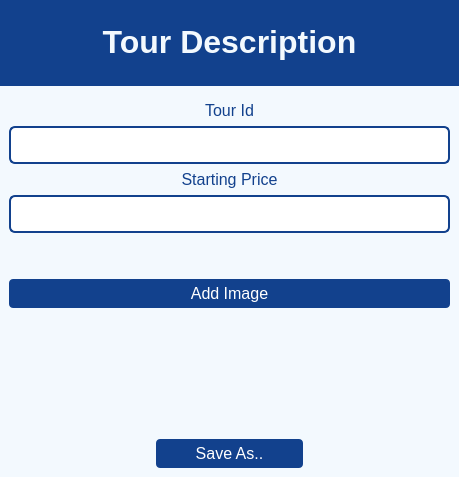
<?xml version="1.0" encoding="UTF-8"?>
<ui version="4.0">
 <class>MainWindow</class>
 <widget class="QMainWindow" name="MainWindow">
  <property name="geometry">
   <rect>
    <x>0</x>
    <y>0</y>
    <width>459</width>
    <height>477</height>
   </rect>
  </property>
  <property name="minimumSize">
   <size>
    <width>459</width>
    <height>477</height>
   </size>
  </property>
  <property name="maximumSize">
   <size>
    <width>459</width>
    <height>477</height>
   </size>
  </property>
  <property name="windowTitle">
   <string>Tour Description</string>
  </property>
  <property name="styleSheet">
   <string notr="true">QWidget{
background-color: rgb(243, 249, 254);
}


QLabel{
color: rgb(18, 65, 141);
font-size:16px;
padding-bottom: 0px;
text-align: center;
}

QLineEdit{
background-color: rgb(255, 255, 255);
border: 2px solid; 
border-radius: 6px; 
border-color:rgb(18, 65, 141);
padding: 8px;
color: rgb(18, 65, 141);
font-size:14px;
}

QPushButton{
color:#fff;
border: 0px;
font-size: 16px;
padding: 5px;
background-color: rgb(18, 65, 141);
border-radius:4px;
}

QPushButton:hover{
background-color: rgb(47, 142, 228);
}</string>
  </property>
  <widget class="QWidget" name="centralwidget">
   <layout class="QVBoxLayout" name="verticalLayout_2" stretch="2,9">
    <property name="leftMargin">
     <number>0</number>
    </property>
    <property name="topMargin">
     <number>0</number>
    </property>
    <property name="rightMargin">
     <number>0</number>
    </property>
    <property name="bottomMargin">
     <number>0</number>
    </property>
    <item>
     <widget class="QWidget" name="labelWidget" native="true">
      <property name="styleSheet">
       <string notr="true">background-color: rgb(18, 65, 141);</string>
      </property>
      <layout class="QHBoxLayout" name="horizontalLayout_2">
       <item>
        <widget class="QLabel" name="label">
         <property name="styleSheet">
          <string notr="true">color: rgb(243, 249, 254);</string>
         </property>
         <property name="text">
          <string>&lt;html&gt;&lt;head/&gt;&lt;body&gt;&lt;p align=&quot;center&quot;&gt;&lt;span style=&quot; font-size:24pt; font-weight:600;&quot;&gt;Tour Description&lt;/span&gt;&lt;/p&gt;&lt;/body&gt;&lt;/html&gt;</string>
         </property>
        </widget>
       </item>
      </layout>
     </widget>
    </item>
    <item>
     <widget class="QWidget" name="widget" native="true">
      <property name="styleSheet">
       <string notr="true"/>
      </property>
      <layout class="QVBoxLayout" name="verticalLayout">
       <item>
        <widget class="QLabel" name="tourDLabel">
         <property name="text">
          <string>&lt;html&gt;&lt;head/&gt;&lt;body&gt;&lt;p align=&quot;center&quot;&gt;&lt;span style=&quot; font-size:12pt;&quot;&gt;Tour Id&lt;/span&gt;&lt;/p&gt;&lt;/body&gt;&lt;/html&gt;</string>
         </property>
        </widget>
       </item>
       <item>
        <widget class="QLineEdit" name="tourIdDInput">
         <property name="styleSheet">
          <string notr="true"/>
         </property>
        </widget>
       </item>
       <item>
        <widget class="QLabel" name="startingPriceDLabel">
         <property name="text">
          <string>&lt;html&gt;&lt;head/&gt;&lt;body&gt;&lt;p align=&quot;center&quot;&gt;&lt;span style=&quot; font-size:12pt;&quot;&gt;Starting Price&lt;/span&gt;&lt;/p&gt;&lt;/body&gt;&lt;/html&gt;</string>
         </property>
        </widget>
       </item>
       <item>
        <widget class="QLineEdit" name="startingPriceDInput">
         <property name="styleSheet">
          <string notr="true"/>
         </property>
        </widget>
       </item>
       <item>
        <spacer name="verticalSpacer_2">
         <property name="orientation">
          <enum>Qt::Vertical</enum>
         </property>
         <property name="sizeType">
          <enum>QSizePolicy::Minimum</enum>
         </property>
         <property name="sizeHint" stdset="0">
          <size>
           <width>20</width>
           <height>40</height>
          </size>
         </property>
        </spacer>
       </item>
       <item>
        <widget class="QPushButton" name="addImgDBtn">
         <property name="styleSheet">
          <string notr="true"/>
         </property>
         <property name="text">
          <string>Add Image</string>
         </property>
        </widget>
       </item>
       <item>
        <spacer name="verticalSpacer">
         <property name="orientation">
          <enum>Qt::Vertical</enum>
         </property>
         <property name="sizeType">
          <enum>QSizePolicy::Expanding</enum>
         </property>
         <property name="sizeHint" stdset="0">
          <size>
           <width>20</width>
           <height>40</height>
          </size>
         </property>
        </spacer>
       </item>
       <item>
        <layout class="QHBoxLayout" name="horizontalLayout" stretch="25,25,25">
         <item>
          <spacer name="horizontalSpacer_3">
           <property name="orientation">
            <enum>Qt::Horizontal</enum>
           </property>
           <property name="sizeHint" stdset="0">
            <size>
             <width>40</width>
             <height>20</height>
            </size>
           </property>
          </spacer>
         </item>
         <item>
          <widget class="QPushButton" name="saveDBtn">
           <property name="enabled">
            <bool>true</bool>
           </property>
           <property name="sizePolicy">
            <sizepolicy hsizetype="Minimum" vsizetype="Fixed">
             <horstretch>0</horstretch>
             <verstretch>0</verstretch>
            </sizepolicy>
           </property>
           <property name="minimumSize">
            <size>
             <width>0</width>
             <height>0</height>
            </size>
           </property>
           <property name="maximumSize">
            <size>
             <width>200</width>
             <height>16777215</height>
            </size>
           </property>
           <property name="cursor">
            <cursorShape>PointingHandCursor</cursorShape>
           </property>
           <property name="styleSheet">
            <string notr="true"/>
           </property>
           <property name="text">
            <string>Save As..</string>
           </property>
          </widget>
         </item>
         <item>
          <spacer name="horizontalSpacer_4">
           <property name="orientation">
            <enum>Qt::Horizontal</enum>
           </property>
           <property name="sizeHint" stdset="0">
            <size>
             <width>40</width>
             <height>20</height>
            </size>
           </property>
          </spacer>
         </item>
        </layout>
       </item>
      </layout>
     </widget>
    </item>
   </layout>
  </widget>
 </widget>
 <resources/>
 <connections/>
</ui>
